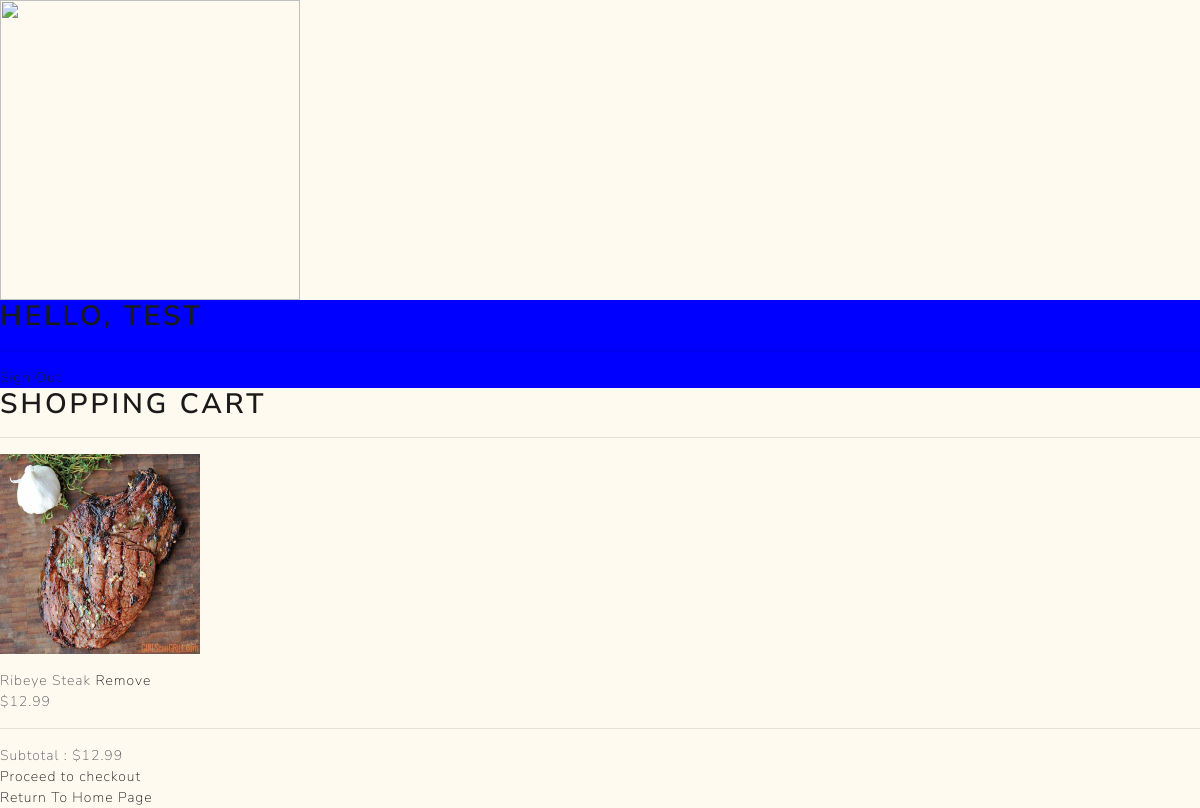
The app's page /cart (signed in) with its own data.
### tables this page shows
CREATE TABLE customer (
  custid          int(5) not null PRIMARY KEY,
  username        varchar(50) not null,
  password        varchar(50) not null,
  fname           varchar(50) not null,
  lname           varchar(50) not null
);

CREATE TABLE product (
  prodid        int(6) not null PRIMARY KEY,
  image         varchar(50) not null,
  name          varchar(50) not null,
  price         double(50) not null,
  quantity      int(5),
  catid         int(5) not null,
  FOREIGN KEY(catid) REFERENCES category(catid)
);

### main.py (the view)
@app.route("/cart")
def cart():
  if 'uname' not in session:
    return redirect(url_for('loginForm'))
  loggedIn, firstName, numItems = loginInfo()
  uname = session['uname']
  connection = sqlite3.connect("myDatabase.db")
  connection.row_factory = sqlite3.Row
  cursor = connection.cursor()
  cursor.execute("SELECT custid FROM customer WHERE username = '" + uname + "'")
  custid = cursor.fetchone()[0]
  cursor.execute("SELECT product.prodid, product.name, product.price, product.image FROM product, cart WHERE product.prodid = cart.prodid AND cart.custid = " + str(custid))
  products = cursor.fetchall()
  try:
    cursor.execute("SELECT specificid FROM cart WHERE custid = " + str(custid))
    specificId = cursor.fetchone()[0]
  except:
    connection.rollback()
    specificId = 000000
  totalPrice = 0
  connection.close()
  for row in products:
    totalPrice += row[2]
  return render_template("cart.html", products = products, specificId = specificId, totalPrice=totalPrice, loggedIn=loggedIn, firstName=firstName, numItems=numItems)

### main.py (called while the page is built)
def loginInfo():
  connection = sqlite3.connect("myDatabase.db")
  connection.row_factory = sqlite3.Row
  cursor = connection.cursor()
  if 'uname' not in session:
    loggedIn = False
    fname = ''
    numItems = 0
  else:
    loggedIn = True
    cursor.execute("SELECT custid, fname FROM customer WHERE username ='" + session['uname'] + "'");
    custId, fname = cursor.fetchone()
    cursor.execute("SELECT COUNT(prodid) FROM cart WHERE custid =" + str(custId));
    numItems = cursor.fetchone()[0]
  return (loggedIn, fname, numItems)

### templates/cart.html (shortened to what this page needs)
<html>
  <head>
<link rel="stylesheet" href="https://cdn.jsdelivr.net/npm/bootswatch@4.5.2/dist/lux/bootstrap.min.css">
  <link rel="stylesheet" href={{ url_for('static', filename='CSS/home.css') }} />
  <link rel="stylesheet" href={{ url_for('static', filename='CSS/style.css') }} />
  </head>
  <body style="background-color:floralwhite">
   <a href="/">
          <img id="MyLogo" src= "static/images/logo.jpg" width='300' height='300'/>
        </a>
  <div id="name">
  	{% if not loggedIn %}
	<div id="signInButton">
		<a class="link" href="/loginForm">Sign In</a>
  </div>
    {% else %}
		<h2> Hello, {{firstName}}</h2>
			<hr>
			<a href="/logout">Sign Out</a>
		</div>
  	{% endif %}
  <div id="cartItems">
	<h2>Shopping Cart</h2>
	<div id="tableItems">
		{% for row in products %}
		<div>
			<hr id="seperator">
      <div>
        <p><img id="images" src= "static/images/{{row[3]}}" width="200" height="200"/></p>
      </div>
			<div id="itemName">
				<span id="itemNameTag">{{row[1]}}</span>
				<a href="/removeFromCart?specificId={{specificId}}">Remove</a>
			</div>
			<div id="itemPrice">
				${{row[2]}}
			</div>
		</div>
		{% endfor %}
		<hr id="seperator">
		<div id="total">
			<span id="subtotal">Subtotal</span> : ${{totalPrice}}
		</div>
	</div>
  </div>
  <a href="/checkout">Proceed to checkout</a>
  <div>
    <a href="/">Return To Home Page</a>
  </div>
  </body>
  </html>

### css/home.css (style rules this page uses)
#ItemName { text-align:left; }

### css/style.css (style rules this page uses)
#name { background-color: blue; display: inline-block; width: 100%; }

### records on screen
customer: fname "TEST"
product: image (picture), name "Ribeye Steak", price "12.99"

### other values on screen
{{ totalPrice }} "12.99"
